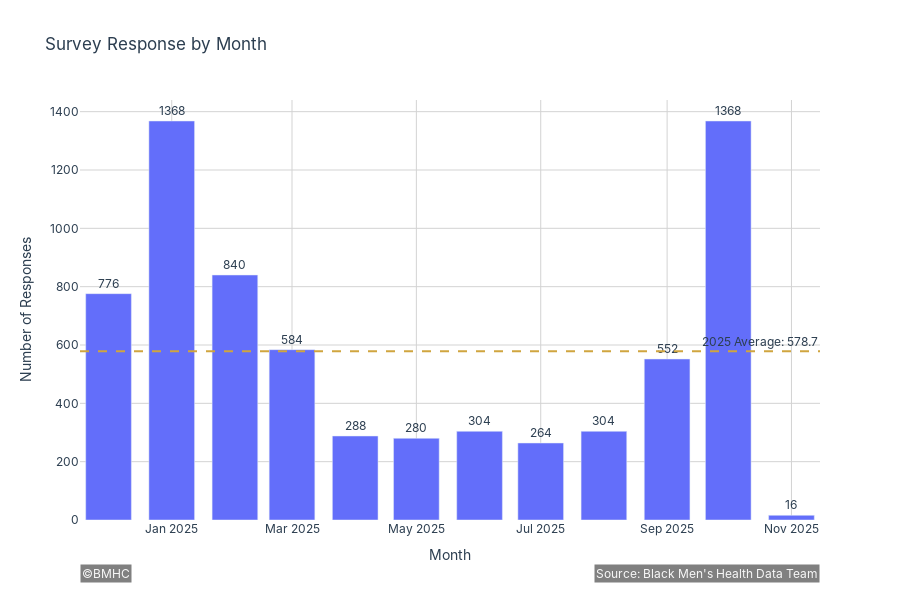

Notebook code for this chart:
### Markdown cell above
- All analysis will be conducted primarily on the client satisfaction dataset. Will not require data transformation. Our analysis will be query based and then visualized via python library (plotly for interactive, matplotlib for static)

### Code cell
# Create dataset for visual
query = """
SELECT 
    YEAR(timestamp) as year,
    MONTH(timestamp) as month,
    COUNT(*) as responses
FROM client_satisfaction
GROUP BY YEAR(timestamp), MONTH(timestamp)
ORDER BY year, month
"""

df = pd.read_sql(query, engine)

df['date'] = pd.to_datetime(df[['year', 'month']].assign(day=1))

# Basic interactive bar chart
fig = px.bar(df, 
             x='date', 
             y='responses',
             title='Survey Response by Month',
             labels={'date': 'Month', 'responses': 'Number of Responses'},
             hover_data={'year': True, 'month': True})

# Add mean line
fig.add_hline(y=df['responses'].mean(), 
              line_dash="dash", 
              line_color=BMHC_COLORS['gold'],
              annotation_text=f"2025 Average: {df['responses'].mean():.1f}")

# Customize layout
fig.update_layout(
    xaxis_title='Month',
    yaxis_title='Number of Responses',
    hovermode='x unified',
    height=600,
    showlegend=True
)

# Add text on bars
fig.update_traces(texttemplate='%{y}', textposition='outside')
apply_plotly_style(fig)
fig.show()

### Figure 1 — Plotly figure (JSON) as saved in the notebook; plotly's stock layout.template omitted (floating-point values rounded to 4 significant figures)
{"data": [{"customdata": [[2024, 12], [2025, 1], [2025, 2], [2025, 3], [2025, 4], [2025, 5], [2025, 6], [2025, 7], [2025, 8], [2025, 9], [2025, 10], [2025, 11]], "hovertemplate": "Month=%{x}<br>Number of Responses=%{y}<br>year=%{customdata[0]}<br>month=%{customdata[1]}<extra></extra>", "legendgroup": "", "marker": {"color": "#636efa", "pattern": {"shape": ""}}, "name": "", "orientation": "v", "showlegend": false, "textposition": "outside", "texttemplate": "%{y}", "type": "bar", "x": ["2024-12-01T00:00:00.000000000", "2025-01-01T00:00:00.000000000", "2025-02-01T00:00:00.000000000", "2025-03-01T00:00:00.000000000", "2025-04-01T00:00:00.000000000", "2025-05-01T00:00:00.000000000", "2025-06-01T00:00:00.000000000", "2025-07-01T00:00:00.000000000", "2025-08-01T00:00:00.000000000", "2025-09-01T00:00:00.000000000", "2025-10-01T00:00:00.000000000", "2025-11-01T00:00:00.000000000"], "xaxis": "x", "y": [776, 1368, 840, 584, 288, 280, 304, 264, 304, 552, 1368, 16], "yaxis": "y"}], "layout": {"annotations": [{"showarrow": false, "text": "2025 Average: 578.7", "x": 1, "xanchor": "right", "xref": "x domain", "y": 578.7, "yanchor": "bottom", "yref": "y"}, {"bgcolor": "gray", "font": {"color": "#f8f8f8", "size": 12}, "showarrow": false, "text": "©BMHC", "x": 0, "xanchor": "left", "xref": "paper", "y": -0.15, "yref": "paper"}, {"bgcolor": "gray", "font": {"color": "#f8f8f8", "size": 12}, "showarrow": false, "text": "Source: Black Men's Health Data Team", "x": 1, "xanchor": "right", "xref": "paper", "y": -0.15, "yref": "paper"}], "barmode": "relative", "font": {"color": "#2c3e50", "family": "Inter"}, "height": 600, "hovermode": "x unified", "legend": {"tracegroupgap": 0}, "paper_bgcolor": "white", "plot_bgcolor": "rgba(0,0,0,0)", "shapes": [{"line": {"color": "#d0a53f", "dash": "dash"}, "type": "line", "x0": 0, "x1": 1, "xref": "x domain", "y0": 578.7, "y1": 578.7, "yref": "y"}], "showlegend": true, "title": {"text": "Survey Response by Month"}, "xaxis": {"anchor": "y", "domain": [0, 1], "gridcolor": "#d3d3d3", "gridwidth": 1, "showgrid": true, "title": {"text": "Month"}}, "yaxis": {"anchor": "x", "domain": [0, 1], "gridcolor": "#d3d3d3", "gridwidth": 1, "showgrid": true, "title": {"text": "Number of Responses"}}}}
